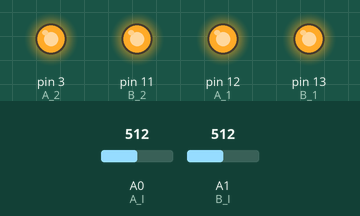
Simulated run of this sketch. Board: Arduino Uno, built with avr-gcc and run on an emulated ATmega328P. On the bench: output pins drawn as LEDs (lit = HIGH). Inputs (shaded band) come from the test bench; at power-on: A0 (A_I) = 512, A1 (B_I) = 512. What the sketch prints to the serial monitor is not drawn. At 0.6 s the program stops and its outputs stay as they are.

Above: at 0.24 s.
Timing chart, 0 to 2.0 s (numbered marks = the images above):
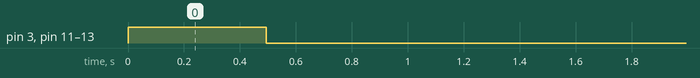

The sketch:

STP-CRT.ino
```cpp
// STP-CURRENT MEASUREMENT
// This code is used to aid in developing knowledge of electro-mechanical
// function in stepper motors. Much of the code was provided by ME406
// professors. I made my own tweaks to better understand the workflow.
// Adam Kotler, Fall 2020
//initialize pins
int A_1=12;
int A_2=3;
int B_1=13;
int B_2=11;
int A_I=0;
int B_I=1;

void setup() {
  //Coil A
  pinMode(A_1,OUTPUT);
  pinMode(A_2,OUTPUT);
  //Coil B
  pinMode(B_1,OUTPUT);
  pinMode(B_2,OUTPUT);
  //Make sure all coils are off
  shutdown();
  //Start Serial Monitor
  Serial.begin(9600);
}

float iA=0, iB=0; // initialize current storage vars
int ct=0;
void loop() {
  //Apply Current to both coils
  digitalWrite(A_1,HIGH);
  digitalWrite(A_2,HIGH);
  digitalWrite(B_1,HIGH);
  digitalWrite(B_2,HIGH);
  //Store and print 20 times
  for (ct=0; ct<20; ct++){
    iA= float(analogRead(A_I)) /1023.0*5.0 / 1.65 * 1000.0;
    iB= float(analogRead(B_I)) /1023.0*5.0 / 1.65 * 1000.0;
    Serial.print("iA: ");
    Serial.print(iA);
    Serial.print(" | iB: ");
    Serial.println(iB);
  }
  shutdown(); //shutdown loop; avoid overheat
  while(1);   //stop looping
}

//Function to turn off current to all coils
void shutdown(){
  digitalWrite(A_1,LOW);
  digitalWrite(A_2,LOW);
  digitalWrite(B_1,LOW);
  digitalWrite(B_2,LOW);
}
```

Measured:
- by itself, pin 3 (A_2), pin 11 (B_2), pin 12 (A_1), pin 13 (B_1): LOW → HIGH at 0.00 s, → LOW 0.49 s later
